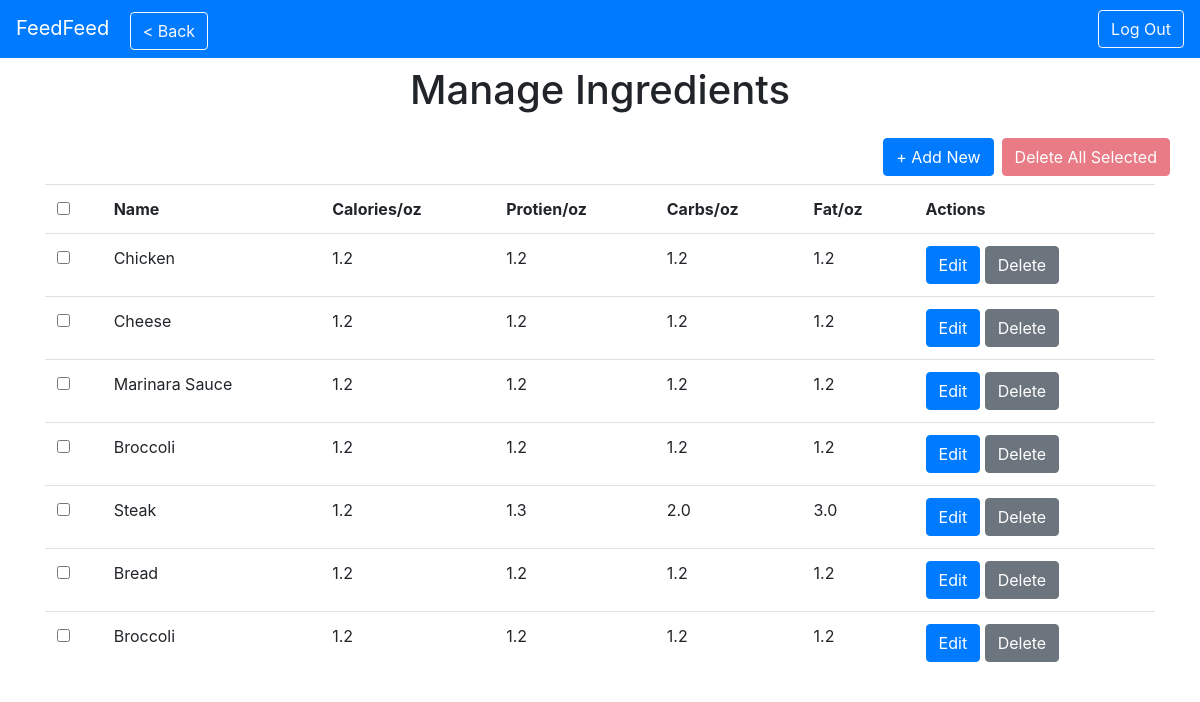
The page /dash/ingredients/ on the database its author committed.
### tables this page shows
CREATE TABLE "Ingredient" (
	"id"	INTEGER,
	"calories"	REAL,
	"protein"	REAL,
	"carbs"	REAL,
	"fat"	REAL,
	"is_meal"	INTEGER,
	"name"	TEXT,
	PRIMARY KEY("id")
);

### server.py (the view)
@app.route("/dash/ingredients/")
def adminIngredientManager():
    admin_flag = True
    if(not admin_flag):
        flash("Restricted Access")
        return redirect(url_for("login_get"))
    ingData = dict()
    c = get_db().cursor()
    t = c.execute("""
        SELECT id, name, calories, protein, carbs, fat FROM Ingredient;
    """).fetchall()
    for record in t:
        ingData[record[0]] = Ingredient(record[0], record[1], record[2], record[3], record[4], record[5], False)
    return render_template("admin_ingredients.html",
                            username="Administrator",
                            uiSectionName="Ingredients",
                            showBackButton=True,
                            backLink=url_for("adminHome"),
                            tableData = ingData)

### server.py (called while the page is built)
def get_db():
    db = getattr(g, "_database", None)
    if db is None:
        db = g._database = sqlite3.connect(DATABASE)
    return db

@app.teardown_appcontext
def close_connection(exception):
    db = getattr(g, "_database", None)
    if db is not None:
        db.close()

### templates/admin_ingredients.html (shortened to what this page needs)
{% extends "admin_base.html" %}
{% block resources %}
{{super()}}
{% endblock %}
{% block main %}
<div class="container">
    <h1 class="text-center py-3">Manage Ingredients</h1>
    <div class="row justify-content-end mb-2">
        <a class="btn btn-primary newItemButton" href="{{url_for('adminEditIngredient')}}?action=New">+ Add New</a>
        <button class="btn btn-danger ml-2" id="deleteAll" disabled>Delete All Selected</button>
    </div>
    <table id="data-table" class="table table-hover">
        <tbody>
            <tr class="tHead">
                <th><input type="checkbox" id="selectAll"></th>
                <th class="sortHeader" data-colNum="1">Name</th>
                <th class="sortHeader" data-colNum="2">Calories/oz</th>
                <th class="sortHeader" data-colNum="3">Protien/oz</th>
                <th class="sortHeader" data-colNum="4">Carbs/oz</th>
                <th class="sortHeader" data-colNum="5">Fat/oz</th>
                <th>Actions</th>
            </tr>
            {% for id, val in tableData.items() %}
            <tr class="tData">
                <td><input class="dataCheck" name="{{id}}" type="checkbox"></td>
                <td>{{val.name}}</td>
                <td>{{val.calories}}</td>
                <td>{{val.protein}}</td>
                <td>{{val.carbs}}</td>
                <td>{{val.fat}}</td>
                <td>
                    <a class="btn btn-primary" href="{{url_for('adminEditIngredient')}}?action=Edit&id={{id}}">Edit</a>
                    <button class="btn btn-secondary deleteBtn">Delete</button>
                </td>
            </tr>
            {% endfor %}
        </tbody>
    </table>
</div>
{% endblock %}

### templates/admin_base.html (shortened to what this page needs)
<!DOCTYPE html>
<html lang="en">
    <head>
        {% block bootstrap %}
        <link rel="stylesheet" href="https://maxcdn.bootstrapcdn.com/bootstrap/4.5.2/css/bootstrap.min.css">
        {% endblock %}
        {% block resources %}
        <link rel="stylesheet" type="text/css" href="/static/styles/admin_style.css">
        {% endblock %}
    </head>
    <body>
        {% block navBar %}
        <nav class="navbar fixed-top navbar-expand-lg navbar-dark bg-primary justify-content-between">
            <div>
                <a class="navbar-brand" href="{{url_for('adminHome')}}">FeedFeed</a>
                {% if showBackButton %}
                <a href="{{backLink}}" class="btn btn-outline-light">< Back</a>
                {%endif%}
            </div>
            <button type="button" class="btn btn-outline-light">Log Out</button>
        </nav>
        {% endblock %}
        <main id="mainContent">
            {% block main %}
            {% endblock %}
        </main>
    </body>
</html>

### static/styles/admin_style.css (style rules this page uses)
#mainContent { margin-top: 50px; }
.newItemButton { max-width: 200px; }

### rows shown on the page
Ingredient: name "Chicken", calories "1.2", protein "1.2", carbs "1.2", fat "1.2"
Ingredient: name "Cheese", calories "1.2", protein "1.2", carbs "1.2", fat "1.2"
Ingredient: name "Marinara Sauce", calories "1.2", protein "1.2", carbs "1.2", fat "1.2"
Ingredient: name "Broccoli", calories "1.2", protein "1.2", carbs "1.2", fat "1.2"
Ingredient: name "Steak", calories "1.2", protein "1.3", carbs "2.0", fat "3.0"
Ingredient: name "Bread", calories "1.2", protein "1.2", carbs "1.2", fat "1.2"
Ingredient: name "Broccoli", calories "1.2", protein "1.2", carbs "1.2", fat "1.2"
